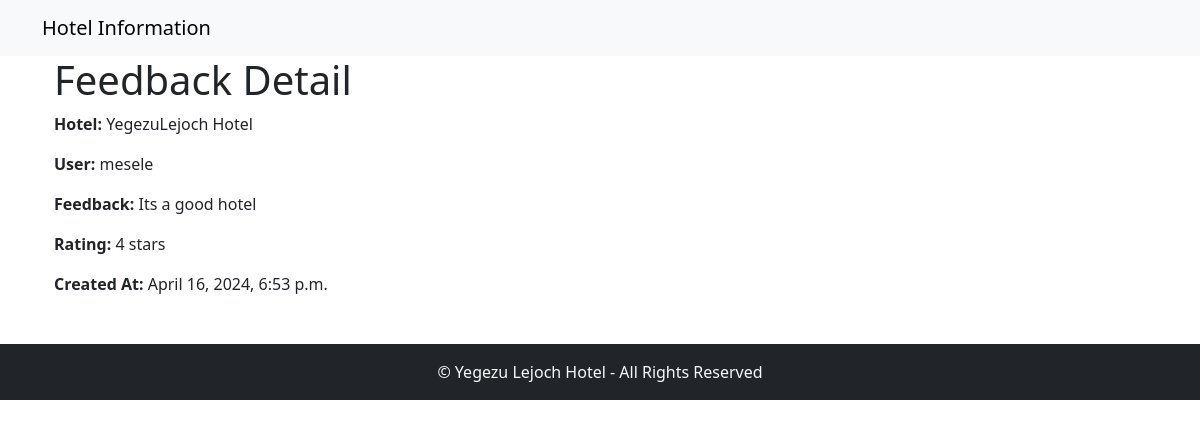
The page /feedback/1/ on the database its author committed.
### guest_app/models.py (models this page shows)
class Feedback(models.Model):
    hotel = models.ForeignKey(Hotel, on_delete=models.CASCADE)
    user = models.ForeignKey(User, on_delete=models.CASCADE)
    feedback_text = models.TextField()
    rating = models.IntegerField(choices=[(i, f'{i} stars') for i in range(1, 6)])
    created_at = models.DateTimeField(auto_now_add=True)

class Hotel(models.Model):
    name = models.CharField(max_length=255)
    address = models.CharField(max_length=255)
    phone = models.CharField(max_length=20)
    email = models.EmailField()
    website = models.URLField()
    description = models.TextField()

### guest_app/views.py (the view)
# urls.py: path('feedback/<int:feedback_id>/', views.feedback_detail, name='feedback_detail'),
def feedback_detail(request, feedback_id):
    feedback = get_object_or_404(Feedback, id=feedback_id)
    return render(request, 'feedback_detail.html', {'feedback': feedback})

### guest_app/templates/feedback_detail.html (shortened to what this page needs)
{% extends 'base.html' %}
{% load static %}
{% block content %}
    <div class="container">
        <h1>Feedback Detail</h1>
        <p><strong>Hotel:</strong> {{ feedback.hotel.name }}</p>
        <p><strong>User:</strong> {{ feedback.user.username }}</p>
        <p><strong>Feedback:</strong> {{ feedback.feedback_text }}</p>
        <p><strong>Rating:</strong> {{ feedback.get_rating_display }}</p>
        <p><strong>Created At:</strong> {{ feedback.created_at }}</p>
    </div>
{% endblock %}

### rows shown on the page
Feedback: hotel.name "YegezuLejoch Hotel", user.username "mesele", feedback_text "Its a good hotel", rating "4 stars", created_at "April 16, 2024, 6:53 p.m."
